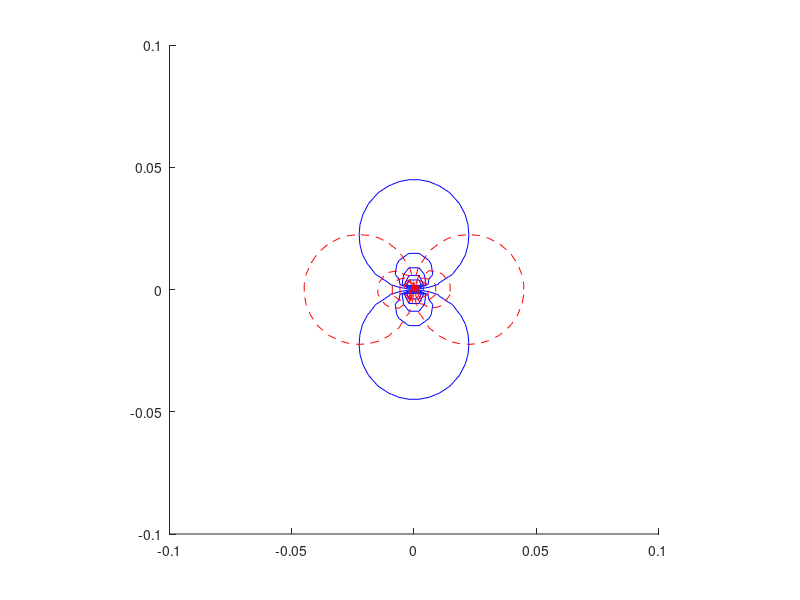

The MATLAB script that drew this image:
clear ;
clc ;
y = linspace(-0.1, 0.1,50);
x = linspace(-0.1, 0.1, 50);

[X, Y] = meshgrid(x, y);
m = 1;
epsilon = 4;
mu = m*epsilon/pi ;
phi =  X./(X.^2 + Y.^2) ;
psi =  -Y./(X.^2 + Y.^2) ;


% figure1 = figure; 

hold all;
contour(X, Y, psi, 49, '-b', linewidth=2);
contour(X, Y, phi, 49, '--r', linewidth=2);
pbaspect([1 1 1]);

% axis off
% axis image
% saveas(figure1,'finename.png')

